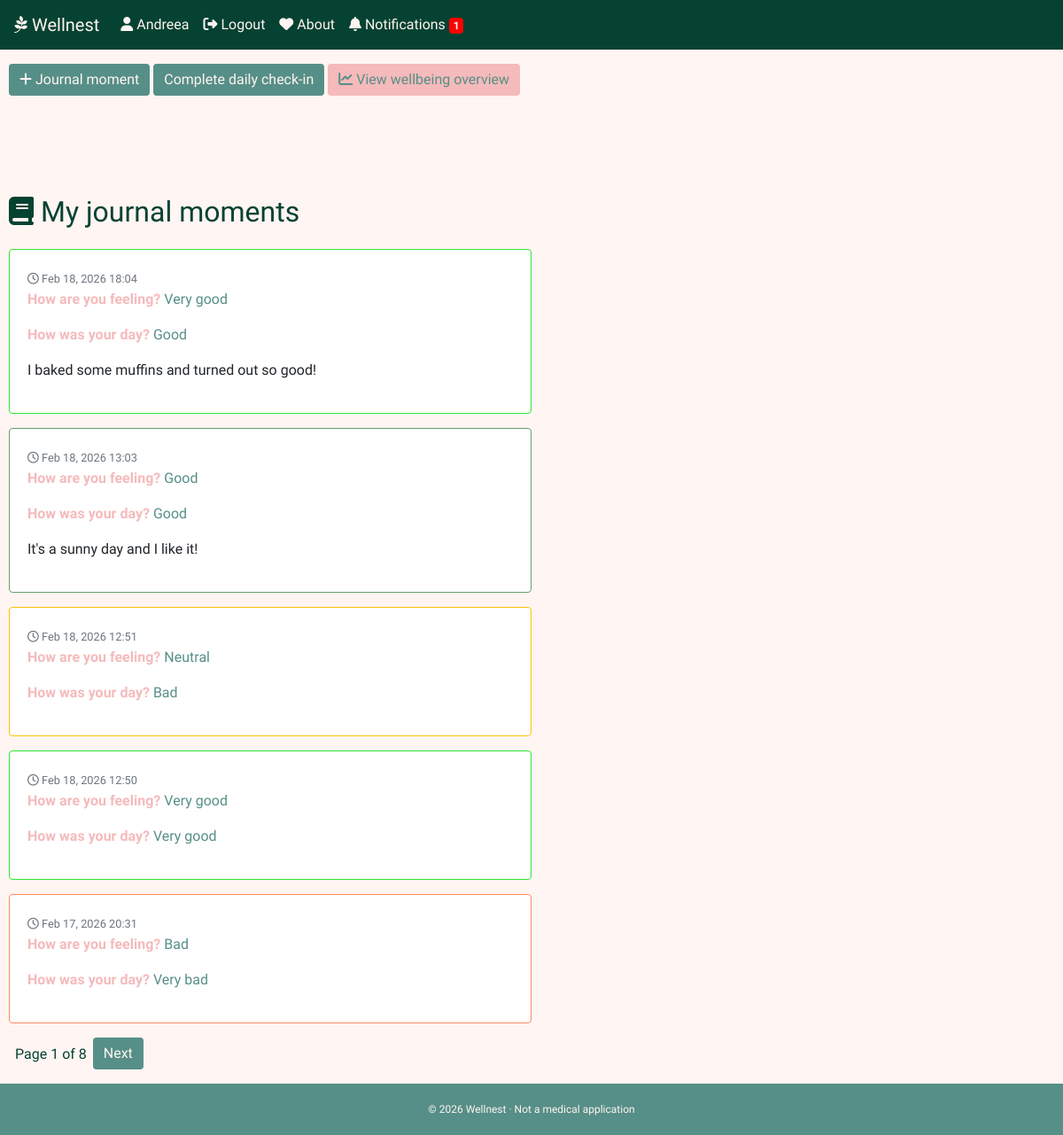
The page / (signed in) on the database its author committed.
### wellnest/models.py (models this page shows, shortened)
class User(AbstractUser):
    pass

class Entry(models.Model):
    MOOD_CHOICES = [
        (1, "Very bad"),
        (2, "Bad"),
        (3, "Neutral"),
        (4, "Good"),
        (5, "Very good"),
    ]
    DAY_QUALITY = [
        (1, "Very bad"),
        (2, "Bad"),
        (3, "Neutral"),
        (4, "Good"),
        (5, "Very good"),
    ]
    user = models.ForeignKey(User, on_delete=models.CASCADE, related_name="entries")
    text = models.TextField()
    mood = models.IntegerField(choices=MOOD_CHOICES)
    quality = models.IntegerField(choices=DAY_QUALITY)
    created_at = models.DateTimeField(auto_now_add=True)

### wellnest/views.py (the view)
# urls.py: path('', views.index, name='index'),
@login_required
def index(request):
    entries = Entry.objects.filter(user=request.user).order_by("-created_at")
    today = timezone.now().date()
    entry_saved = request.GET.get("entry_saved") == "1"
    has_checked_in_today = DailyCheckIn.objects.filter(
        user=request.user,
        date=today
    ).exists()
    paginator = Paginator(entries, 5)   # 5 per page
    page_number = request.GET.get("page")   # Get ?page=X from URL
    page_entries = paginator.get_page(page_number)
    checkin_done = DailyCheckIn.objects.filter(
        user=request.user,
        date=date.today()
    ).first()
    return render(request, "wellnest/index.html", {
        "entry_saved": entry_saved,
        "entries": page_entries,
        "checkin_done": checkin_done,
        "show_notification": not has_checked_in_today,
    })

### wellnest/templates/wellnest/index.html (shortened to what this page needs)
{% extends "wellnest/layout.html"%}
{% block body %}
    {% if user.is_authenticated %}
        <a href="{% url 'new_entry' %}" class="btn mt-3 mb-3 btn-custom-color"><i class="fa-solid fa-plus"></i> Journal moment</a>
        {% if not checkin_done %}
            <a href="{% url 'daily_checkin' %}" class="btn mt-3 mb-3 btn-custom-color">Complete daily check-in</a>
        {% else %}
            <h3 class="daily-check-in"><i class="fa-regular fa-circle-check"></i> Daily check-in completed!</h3>
        {% endif %}
        <a href="{% url 'analysis' %}" class="btn mt-3 mb-3 btn-custom-color-2"><i class="fa-solid fa-chart-line"></i> View wellbeing overview</a>
    {% endif %}
    <h2 class="journal-entries"><i class="fa-solid fa-book"></i> My journal moments</h2>
        {% for entry in entries %}
            <div id="custom-card" class="card mb-3 custom-entry-card">
                <div class="card-body">
                    <small class="text-muted">
                        <i class="fa-regular fa-clock"></i> {{ entry.created_at|date:"M d, Y H:i" }}
                    </small>
                    <p class="mood-content"><strong class="moods">How are you feeling? </strong><span id="mood-value">{{ entry.get_mood_display }}</span></p>
                    <p class="mood-content"><strong class="moods">How was your day? </strong><span>{{ entry.get_quality_display }}</span></p>
                    <p class="mt-2 custom-entry-text">{{ entry.text }}</p>
                </div>
            </div>
        {% empty %}
            <p>No entries yet.</p>
        {% endfor %}
    <div class="pagination mt-3">
        <span class="paginator"><h6 class="pagination-text">Page {{ entries.number }} of {{ entries.paginator.num_pages }}</h6></span>
        {% if entries.has_next %}
            <a href="?page={{ entries.next_page_number }}" class="btn btn-primary btn-custom-color">Next</a>
        {% endif %}
    </div>
{% endblock %}

### wellnest/templates/wellnest/layout.html (shortened to what this page needs)
{% load static %}
<!DOCTYPE html>
<html>
    <head>
        <link rel="stylesheet" href="{% static 'wellnest/styles.css' %}">
        <link rel="stylesheet" href="https://stackpath.bootstrapcdn.com/bootstrap/4.4.1/css/bootstrap.min.css">
        <link rel="stylesheet"
              href="https://cdnjs.cloudflare.com/ajax/libs/font-awesome/6.5.1/css/all.min.css"
/>
    </head>
    <body>
        <nav class="navbar navbar-expand-lg navbar-light custom-navbar">
            <a class="navbar-brand custom-color"><i class="fa-brands fa-pagelines"></i> Wellnest</a>
            <div>
                <ul class="navbar-nav mr-auto">
                    {% if user.is_authenticated %}
                        <li>
                            <a class="nav-link custom-color" href="{% url 'index' %}"><i class="fa-solid fa-user"></i> {{ user.username }}</a>
                        </li>
                        <li>
                            <a class="nav-link custom-color" href="{% url 'logout' %}"><i class="fa-solid fa-right-from-bracket"></i> Logout</a>
                        </li>
                        <li>
                            <a class="nav-link custom-color" href="{% url 'about' %}"><i class="fa-solid fa-heart"></i> About</a>
                        </li>
                        <li>
                            <a class="nav-link custom-color" id="reminderBell">
                                <i class="fa-solid fa-bell"></i> Notifications
                                {% if show_notification %}
                                    <span id="reminderBadge" class="badge">1</span>
                                {% endif %}
                            </a>
                        </li>
                    {% endif %}
                </ul>
            </div>
        </nav>
         <div class="page-content">
            {% block body %}
            {% endblock %}
         </div>
        <footer class="page-footer">© 2026 Wellnest · Not a medical application</footer>
    </body>
</html>

### wellnest/static/wellnest/styles.css (style rules this page uses)
* { margin: 0; font-family: "Lexend", sans-serif; font-optical-sizing: auto; font-style: normal; box-sizing: border-box; }
.custom-navbar { background-color: #064232; }
.navbar .navbar-brand.custom-color, .custom-navbar .navbar-nav .nav-link.custom-color { color: #FFF5F2; }
.badge { background-color: red; padding: 2px 5px; }
#reminderBell { cursor: pointer; }
.page-content { background-color: #FFF5F2; padding: 0 10px; min-height: 100vh; }
.daily-check-in, .card-title, .journal-entries { color: #064232; }
.journal-entries { padding: 30px 0 15px 0; }
.moods, .page-title { color: #F5BABB; }
.moods { font-weight: 700; }
.custom-entry-text, .text-muted { font-weight: 300; }
a.btn.btn-custom-color, input.btn-custom-color { background-color: #568F87; color: #FFF5F2; border: none; box-shadow: none; outline: none; }
a.btn.btn-custom-color-2, .btn.btn-custom-color-2 { background-color: #F5BABB; color: #568F87; border: none; box-shadow: none; outline: none; }
.paginator { display: flex; justify-content: center; align-items: center; }
.pagination.mt-3 { padding-bottom: 16px; }
.pagination-text { margin: 0 7px; color: #064232; }
.mood-content { color: #568F87; }
.card.custom-entry-card, .card.custom-quiz-card { display: flex; justify-content: center; width: 50%; border-color: 2px solid #064232; }
.page-footer { background-color: #568F87; font-size: 12px; color: #FFF5F2; padding: 20px; display: flex; justify-content: center; align-items: center; }

### rows shown on the page
User: username "Andreea"
Entry: created_at "Feb 18, 2026 18:04", mood "Very good", quality "Good", text "I baked some muffins and turned out so good!"
Entry: created_at "Feb 18, 2026 13:03", mood "Good", quality "Good", text "It's a sunny day and I like it!"
Entry: created_at "Feb 18, 2026 12:51", mood "Neutral", quality "Bad"
Entry: created_at "Feb 18, 2026 12:50", mood "Very good", quality "Very good"
Entry: created_at "Feb 17, 2026 20:31", mood "Bad", quality "Very bad"

### other values the page prints
{{ entries.number }} "1"
{{ entries.paginator.num_pages }} "8"
